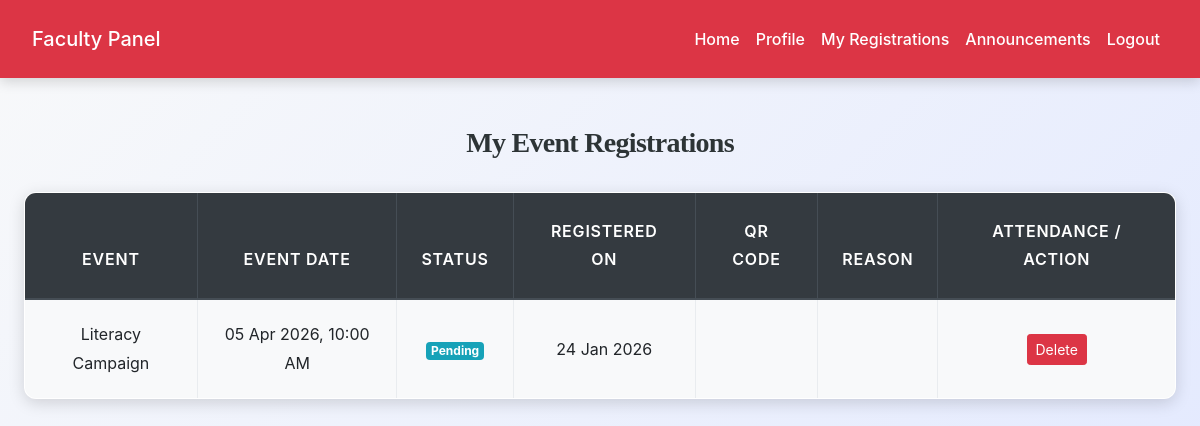
The app's page /faculty/my_registrations.php (signed in) with its own data.
### tables this page shows
CREATE TABLE `event_registrations` (
  `id` int(11) NOT NULL,
  `event_id` int(11) NOT NULL,
  `user_id` int(11) NOT NULL,
  `status` enum('pending','confirmed','waitlisted','cancelled','attended','no_show') DEFAULT 'pending',
  `qr_code_token` varchar(64) DEFAULT NULL,
  `cancellation_reason` text DEFAULT NULL,
  `registered_at` timestamp NOT NULL DEFAULT current_timestamp()
);

CREATE TABLE `events` (
  `event_id` int(11) NOT NULL,
  `title` varchar(255) NOT NULL,
  `description` text NOT NULL,
  `organizer_id` int(11) NOT NULL,
  `category_id` int(11) DEFAULT NULL,
  `event_type` enum('one_time','recurring') DEFAULT 'one_time',
  `start_datetime` datetime NOT NULL,
  `end_datetime` datetime NOT NULL,
  `capacity` int(11) DEFAULT 0,
  `registration_deadline` datetime DEFAULT NULL,
  `status` enum('pending','approved','rejected','cancelled','completed') DEFAULT 'pending',
  `banner_image` varchar(255) DEFAULT NULL,
  `created_at` datetime DEFAULT current_timestamp(),
  `updated_at` datetime DEFAULT current_timestamp() ON UPDATE current_timestamp()
);

### faculty/my_registrations.php (the view, shortened to what this page needs)
<?php
include('config.php');
$user_id = $_SESSION['user_id'];
$sql = "
SELECT
    er.id AS registration_id,
    er.status,
    er.registered_at,
    er.qr_code_token,
    er.cancellation_reason,
    e.title,
    e.start_datetime,
    e.end_datetime,
    e.status AS event_status,
    ea.id AS attendance_id
FROM event_registrations er
JOIN events e ON er.event_id = e.event_id
LEFT JOIN event_attendance ea ON er.id = ea.registration_id
WHERE er.user_id = ?
ORDER BY er.registered_at DESC
";
$stmt = $conn->prepare($sql);
$stmt->bind_param("i", $user_id);
$stmt->execute();
$result = $stmt->get_result();
?>
<!DOCTYPE html>
<html>
<head>
    <link rel="stylesheet" href="https://maxcdn.bootstrapcdn.com/bootstrap/4.5.2/css/bootstrap.min.css">
    <link rel="stylesheet" href="../css/style.css">
</head>
<body>
<?php include('navbar.php'); ?>
<div class="container mt-5">
    <h3 class="mb-4">My Event Registrations</h3>
    <table class="table table-bordered table-hover">
        <thead class="thead-dark">
        <tr>
            <th>Event</th>
            <th>Event Date</th>
            <th>Status</th>
            <th>Registered On</th>
            <th>QR Code</th>
            <th>Reason</th>
            <th>Attendance / Action</th>
        </tr>
        </thead>
        <tbody>
        <?php if ($result->num_rows > 0): ?>
            <?php while ($row = $result->fetch_assoc()): ?>
                <tr>
                    <td><?= htmlspecialchars($row['title']); ?></td>
                    <td><?= date("d M Y, h:i A", strtotime($row['start_datetime'])); ?></td>
                    <td>
                        <span class="badge badge-info"><?= ucfirst($row['status']); ?></span>
                    </td>
                    <td><?= date("d M Y", strtotime($row['registered_at'])); ?></td>
                    <td>
                    </td>
                    <td><?= htmlspecialchars($row['cancellation_reason'] ?? ''); ?></td>
                    <td>
                        <?php if ($row['attendance_id']): ?>
                            <span class="badge badge-success">Attended</span>
                        <?php elseif ($row['status'] === 'pending'): ?>
                            <button class="btn btn-sm btn-danger"
                                    onclick="confirmDelete(<?= $row['registration_id']; ?>)">
                                Delete
                            </button>
                        <?php else: ?>
                            <span class="text-muted">N/A</span>
                        <?php endif; ?>
                    </td>
                </tr>
            <?php endwhile; ?>
        <?php else: ?>
            <tr><td colspan="7" class="text-center">No registrations found</td></tr>
        <?php endif; ?>
        </tbody>
    </table>
</div>
</body>
</html>

### css/style.css (style rules this page uses)
:root { --primary: #007bff; --secondary: #6c757d; --success: #28a745; --info: #17a2b8; --warning: #ffc107; --danger: #dc3545; --light: #f8f9fa; --dark: #2d3436; --accent: #ff6f61; --highlight: #6f42c1; --shadow: rgba(0, 0, 0, 0.15); --transition: all 0.3s ease-in-out; }
body { font-family: 'Inter', 'Segoe UI', Tahoma, Geneva, Verdana, sans-serif; background: linear-gradient(135deg, var(--light) 0%, #e0e7ff 100%); color: var(--dark); line-height: 1.8; margin: 0; padding: 0; min-height: 100vh; font-size: 16px; }
h1, h2, h3, h4 { text-align: center; margin: 2.5rem 0; font-family: 'Georgia', 'Times New Roman', serif; color: var(--dark); font-weight: 700; letter-spacing: -0.025em; }
h3 { font-size: 1.75rem; }
.container { max-width: 1200px; margin: 0 auto 3rem; padding: 0 1.5rem; }
.table { width: 100%; border-collapse: collapse; margin: 2rem 0; font-size: 1rem; background-color: #ffffff; border-radius: 12px; overflow: hidden; box-shadow: 0 4px 16px var(--shadow); transition: var(--transition); }
.table th, .table td { padding: 1.25rem; border: 1px solid #e9ecef; text-align: center; vertical-align: middle; }
.table thead th { background-color: rgb(0, 0, 0); color: white; font-weight: 600; text-transform: uppercase; letter-spacing: 0.05em; padding: 1.5rem; }
.table tbody tr { transition: var(--transition); }
.table tbody tr:nth-child(odd) { background-color: var(--light); }

### records on screen
event_registrations: event.title "Literacy Campaign", event.start_datetime "05 Apr 2026, 10:00 AM", status "Pending", registered_at "24 Jan 2026"
